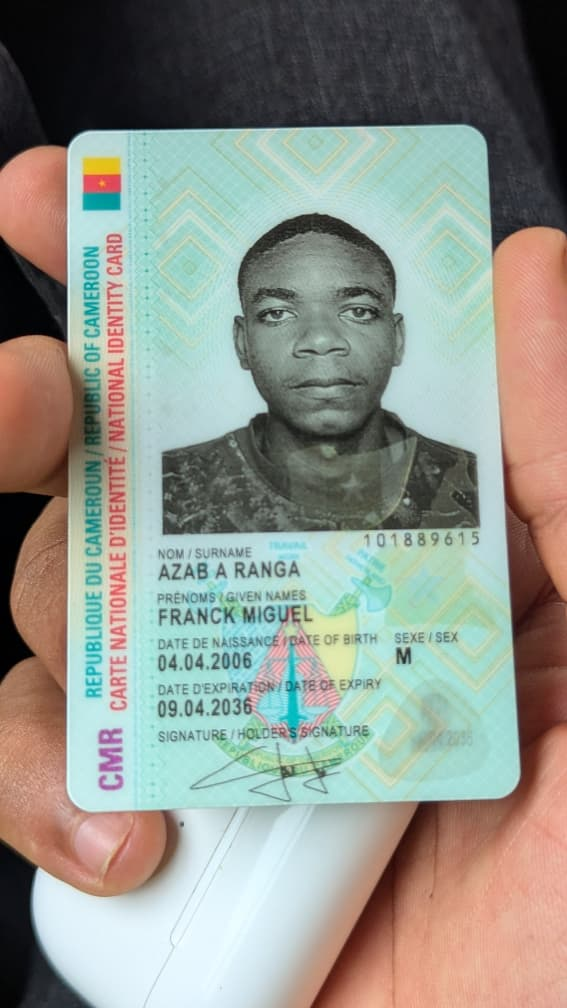
#> input picture tests/unit/cni_photos/WhatsApp.recto.jpeg, 567 x 1008 px; its folder holds only this picture in this run
$ python diagnostic_qr.py
#> lines starting #> are read from the running program, lines starting #| are printed output that depends on the picture; after the words box and inside, x2 and y2 are one past the last pixel; in counts of white or black regions, pixels touching at a corner belong together
import cv2
import numpy as np
import os
import glob

def try_decode(img):
    # OpenCV detectAndDecode
    detector = cv2.QRCodeDetector()
    try:
        val, points, straight_qrcode = detector.detectAndDecode(img)
        if val:
            return val
    except Exception:
        pass

    # OpenCV detectAndDecodeMulti
    try:
        results = detector.detectAndDecodeMulti(img)
        # Results can be (retval, decoded_info, points, straight_qrcode)
        if results and results[0]:
            for info in results[1]:
                if info:
                    return info
    except Exception:
        pass

    try:
        import zxingcpp
        results = zxingcpp.read_barcodes(img)
        for res in results:
            if res.text:
                return res.text
    except ImportError:
        pass

    return None

def process_image(img_path):
    img = cv2.imread(img_path)
#> img is the input picture: shape (1008, 567, 3); mean B, G, R 138.5, 147, 143.2
    if img is None:
        return "Error: Could not read image"

    gray = cv2.cvtColor(img, cv2.COLOR_BGR2GRAY)
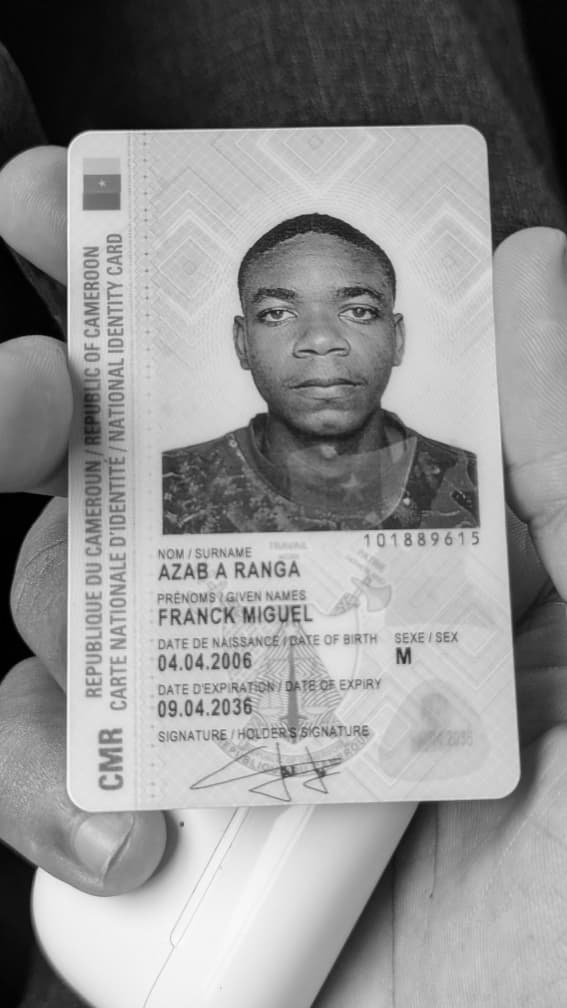
#> gray: shape (1008, 567); min 0, max 251, mean 144.9

    variations = [
        ("Original", img),
        ("Grayscale", gray),
    ]

    variations.append(("EqualizeHist", cv2.equalizeHist(gray)))

    clahe = cv2.createCLAHE(clipLimit=2.0, tileGridSize=(8,8))
    variations.append(("CLAHE", clahe.apply(gray)))

    variations.append(("Blur", cv2.GaussianBlur(gray, (5, 5), 0)))

    _, thresh = cv2.threshold(gray, 128, 255, cv2.THRESH_BINARY | cv2.THRESH_OTSU)
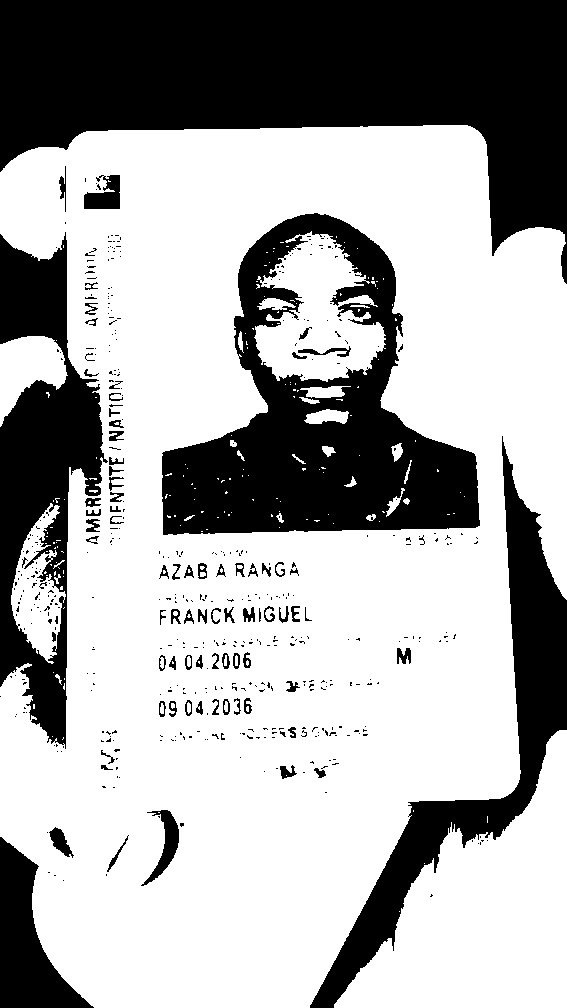
#> thresh: shape (1008, 567); 66.2% white; 503 black regions (421 under 20 px), largest, box (x1, y1, x2, y2) and area: (0, 0, 567, 284) 82931, (162, 213, 480, 535) 45793, (0, 232, 108, 749) 25995
    variations.append(("Threshold", thresh))

    # Rotations
    variations.append(("Rotate 90", cv2.rotate(img, cv2.ROTATE_90_CLOCKWISE)))
    variations.append(("Rotate 180", cv2.rotate(img, cv2.ROTATE_180)))
    variations.append(("Rotate 270", cv2.rotate(img, cv2.ROTATE_90_COUNTERCLOCKWISE)))

    # Upscale
    variations.append(("Upscale x2", cv2.resize(img, None, fx=2, fy=2, interpolation=cv2.INTER_CUBIC)))

    for name, v_img in variations:
        payload = try_decode(v_img)
        if payload:
            return f"{name}: {payload[:20]}"
#> this loop made 1 pass
#> (name, val in try_decode) on pass 1: ('Original', '')

    return None

images = glob.glob("tests/unit/cni_photos/*.jpeg")
unsuccessful = []

for img_path in images:
#> (the run stopped early here; a loop or call above may not have finished)
